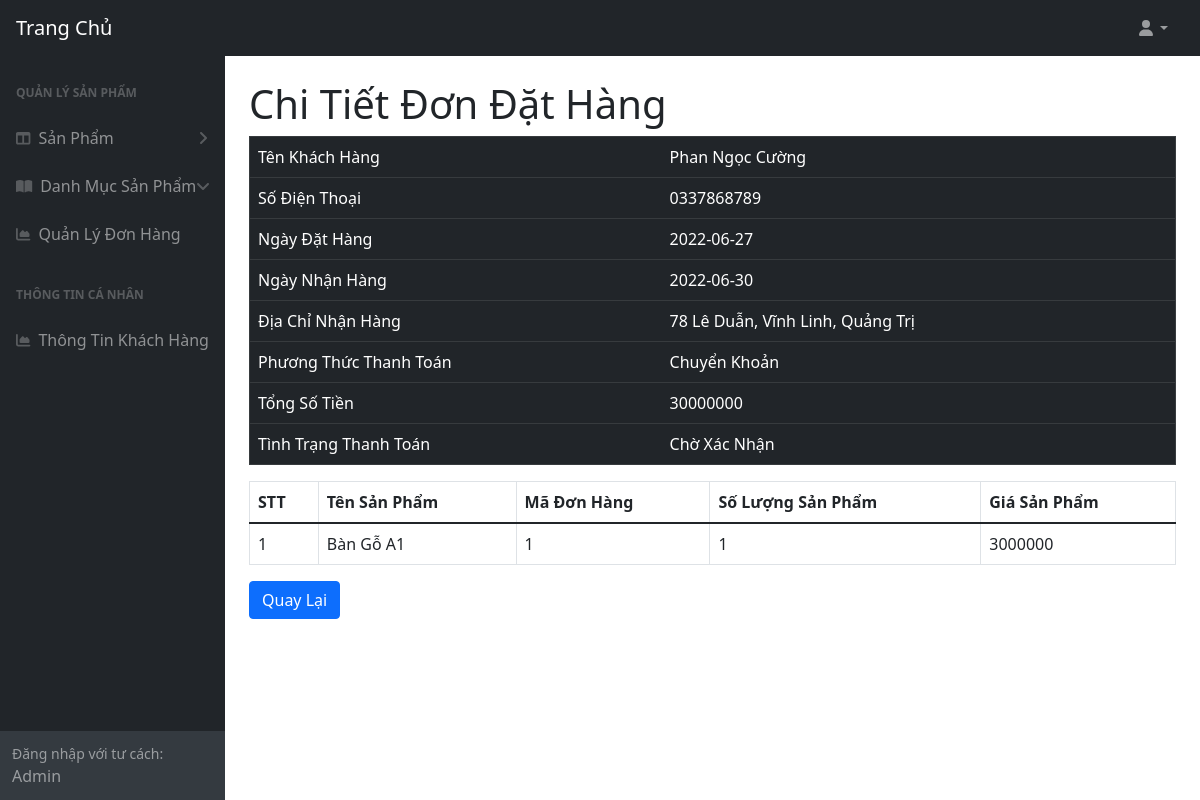
Page /admin/ordersproducts/orders-show.php?id=1 on the committed database.
### tables this page shows
CREATE TABLE `orders` (
  `id` int(11) NOT NULL,
  `customer_name` varchar(255) NOT NULL,
  `phone_number` varchar(12) NOT NULL,
  `payment_status` varchar(255) NOT NULL,
  `date_created` date NOT NULL,
  `delivery_date` date NOT NULL,
  `delivery_place` varchar(255) NOT NULL,
  `payment_method` varchar(255) NOT NULL,
  `total_money` varchar(255) NOT NULL
);

CREATE TABLE `order_details` (
  `id` int(11) NOT NULL,
  `product_id` int(11) NOT NULL,
  `order_id` int(11) NOT NULL,
  `quantity` int(11) NOT NULL,
  `price` varchar(255) NOT NULL
);

CREATE TABLE `products` (
  `id` int(11) NOT NULL,
  `products_name` varchar(255) NOT NULL,
  `price` varchar(255) NOT NULL,
  `amount` varchar(255) NOT NULL,
  `category_id` int(11) NOT NULL,
  `image` varchar(255) NOT NULL,
  `description` text NOT NULL
);

### admin/ordersproducts/orders-show.php (the view, shortened to what this page needs)
<?php
include '../layouts/header.php';
include '../layouts/sidebar.php';
include '../layouts/db.php';
$order_id = $_REQUEST['id'];
$sql = "SELECT * FROM `orders` WHERE id = $order_id";
$stmt = $conn->query($sql);
$stmt->setFetchMode(PDO::FETCH_OBJ);
$order = $stmt->fetch();
$sql = "SELECT order_details.*,products.products_name FROM `order_details`
JOIN products ON order_details.product_id = products.id WHERE order_id = $order_id";
$stmt = $conn->query($sql);
$stmt->setFetchMode(PDO::FETCH_OBJ);
$rows = $stmt->fetchAll();
?>
<div id="layoutSidenav_content">
    <main>
        <div class="container-fluid px-4">
            <h1 class="mt-4">Chi Tiết Đơn Đặt Hàng</h1>
            <div class="row">
                <div class="col-lg-12">
                    <table border="1" class="table table-dark">
                        <tr>
                            <td>Tên Khách Hàng</td>
                            <td><?php echo $order->customer_name; ?></td>
                        </tr>
                        <tr>
                            <td>Số Điện Thoại</td>
                            <td><?php echo $order->phone_number; ?></td>
                        </tr>
                        <tr>
                            <td>Ngày Đặt Hàng</td>
                            <td><?php echo $order->date_created; ?></td>
                        </tr>
                        <tr>
                            <td>Ngày Nhận Hàng</td>
                            <td><?php echo $order->delivery_date; ?></td>
                        </tr>
                        <tr>
                            <td>Địa Chỉ Nhận Hàng</td>
                            <td><?php echo $order->delivery_place; ?></td>
                        </tr>
                        <tr>
                            <td>Phương Thức Thanh Toán</td>
                            <td><?php echo $order->payment_method; ?></td>
                        </tr>
                        <tr>
                            <td>Tổng Số Tiền</td>
                            <td><?php echo $order->total_money; ?></td>
                        </tr>
                        <tr>
                            <td>Tình Trạng Thanh Toán</td>
                            <td><?php echo $order->payment_status; ?></td>
                        </tr>
                    </table>
                </div>
                <div class="col-lg-12">
                    <table border="1" class="dataTable-table">
                        <thead>
                            <tr>
                                <th>STT</th>
                                <th>Tên Sản Phẩm</th>
                                <th>Mã Đơn Hàng </th>
                                <th>Số Lượng Sản Phẩm</th>
                                <th>Giá Sản Phẩm</th>
                            </tr>
                        </thead>
                        <tbody>
                            <?php foreach ($rows as $key => $row) : ?>
                                <tr>
                                    <td><?php echo $row->id; ?></td>
                                    <td><?php echo $row->products_name; ?></td>
                                    <td><?php echo $row->order_id; ?></td>
                                    <td><?php echo $row->quantity; ?></td>
                                    <td><?php echo $row->price; ?></td>
                                </tr>
                            <?php endforeach; ?>
                        </tbody>
                    </table>
                    <a type="button" href="../ordersproducts/orders.php" class="btn btn-primary">Quay Lại</a>
                </div>
            </div>
        </div>
    </main>
</div>

### rows in the picture
orders: customer_name "Phan Ngọc Cường", phone_number "0337868789", date_created "2022-06-27", delivery_date "2022-06-30", delivery_place "78 Lê Duẫn, Vĩnh Linh, Quảng Trị", payment_method "Chuyển Khoản", total_money "30000000", payment_status "Chờ Xác Nhận"
order_details: id "1", product.products_name "Bàn Gỗ A1", order "1", quantity "1", price "3000000"
